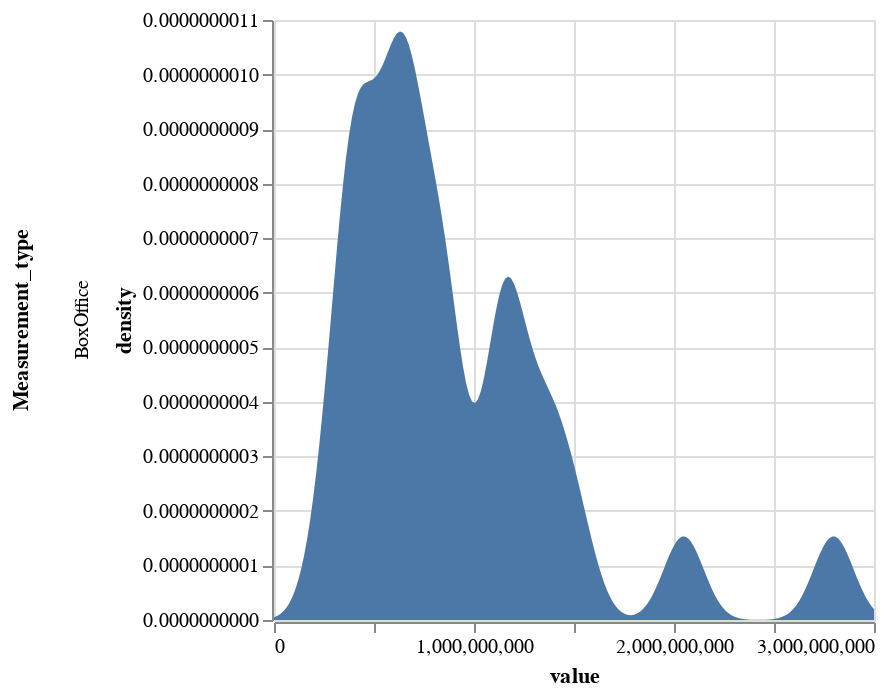

The notebook cell this image was saved under:
### Code cell
import altair as alt
import pandas as pd

source = [398994589,417919868,375474179,1132532832,2797800564,\
          1129727388,623144660,2048359754,1336494321,850482778,878346440,869113101,\
          676354481,1151918521,518858449,1395316979,770882395,714401889,644602516,\
          1215392272,1515100211,370569776,449326618,621156389,265573859,585171547]

source = pd.DataFrame(source, columns=['BoxOffice'])

alt.Chart(source).transform_fold(
    ['BoxOffice'],
    as_ = ['Measurement_type', 'value']
).transform_density(
    density='value',
    bandwidth=100000000,
    groupby=['Measurement_type'],
    extent= [0, 3000000000]
).mark_area().encode(
    alt.X('value:Q'),
    alt.Y('density:Q'),
    alt.Row('Measurement_type:N')
).properties(width=300, height=300)

### Figure 1 — Vega-Lite specification as saved in the notebook (floating-point values rounded to 4 significant figures)
{"config": {"view": {"continuousWidth": 400, "continuousHeight": 300}}, "data": {"name": "data-cfd8a63b8cef42a9ae74e758d1afdf4e"}, "mark": "area", "encoding": {"row": {"field": "Measurement_type", "type": "nominal"}, "x": {"field": "value", "type": "quantitative"}, "y": {"field": "density", "type": "quantitative"}}, "height": 300, "transform": [{"fold": ["BoxOffice"], "as": ["Measurement_type", "value"]}, {"density": "value", "bandwidth": 100000000, "extent": [0, 3000000000], "groupby": ["Measurement_type"]}], "width": 300, "$schema": "https://vega.github.io/schema/vega-lite/v4.17.0.json", "datasets": {"data-cfd8a63b8cef42a9ae74e758d1afdf4e": [{"BoxOffice": 398994589}, {"BoxOffice": 417919868}, {"BoxOffice": 375474179}, {"BoxOffice": 1132532832}, {"BoxOffice": 2797800564}, {"BoxOffice": 1129727388}, {"BoxOffice": 623144660}, {"BoxOffice": 2048359754}, {"BoxOffice": 1336494321}, {"BoxOffice": 850482778}, {"BoxOffice": 878346440}, {"BoxOffice": 869113101}, {"BoxOffice": 676354481}, {"BoxOffice": 1151918521}, {"BoxOffice": 518858449}, {"BoxOffice": 1395316979}, {"BoxOffice": 770882395}, {"BoxOffice": 714401889}, {"BoxOffice": 644602516}, {"BoxOffice": 1215392272}, {"BoxOffice": 1515100211}, {"BoxOffice": 370569776}, {"BoxOffice": 449326618}, {"BoxOffice": 621156389}, {"BoxOffice": 265573859}, {"BoxOffice": 585171547}]}}
